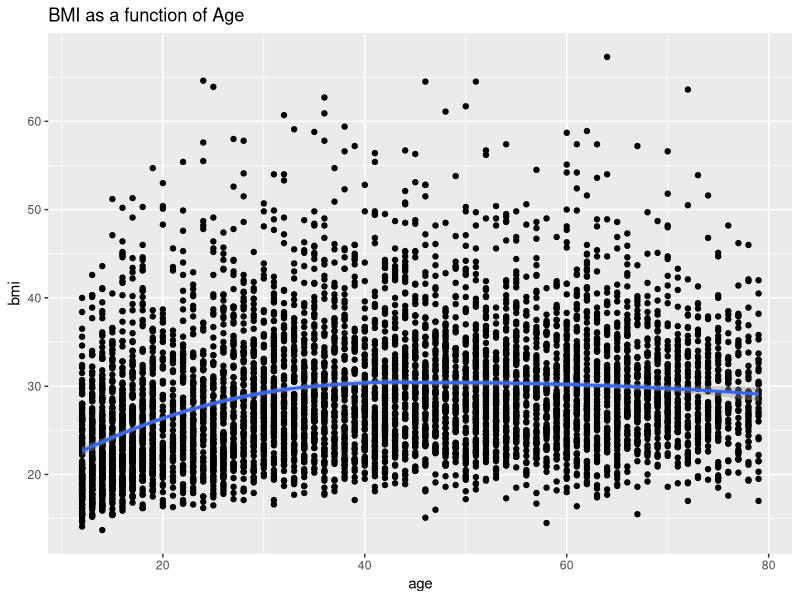
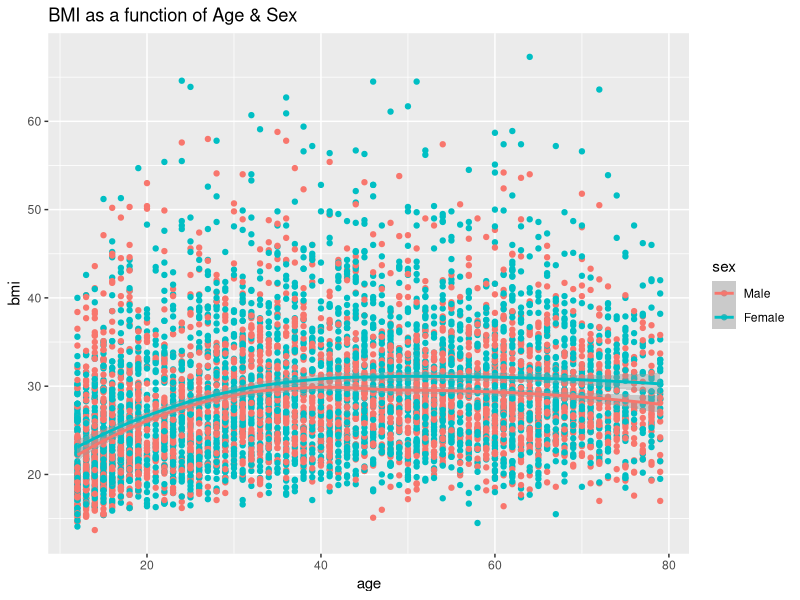
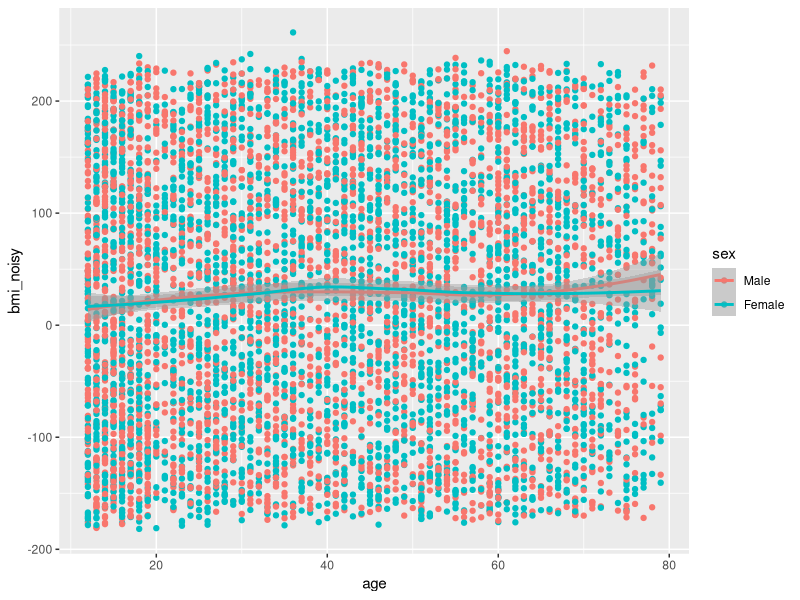
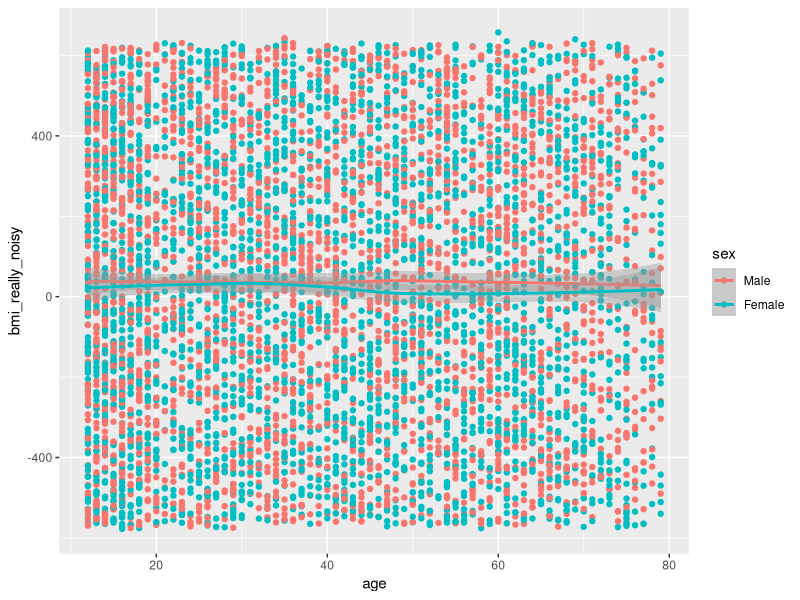

Here is the R script that generated these plots, in order:
## ---- chunk 1

knitr::opts_chunk$set(warning = FALSE, message = FALSE) 
## ---- chunk 2
library(dplyr)
library(knitr)
library(ggplot2)
library(scatterplot3d)
library(tidyr)
## ---- chunk 3
# Change the working directory on your computer
setwd("C:/Users/barboza-salerno.1/Downloads/")

# Read in the data set, note my data is located in the downloads directory
mydata <- read.csv(
  "confounding_ex.csv", 
  stringsAsFactors = F, 
  na.strings = c(7,9,999)
  )

# After reading in the data, rename columns so they are descriptive
colnames(mydata) <- c(
  "SEQN",
  "sex", 
  "age",  
  "hundrocigs", 
  "age_start", 
  "quit_ever", 
  "bmi", 
  "bmi_cat"
  )

# I am transforming the categorical variables into factors that have levels.
# It is good practice to do that as you clean the data
mydata$sex <-as.factor(mydata$sex)
mydata$quit_ever <- as.factor(mydata$quit_ever)
mydata$hundrocigs <- as.factor(mydata$hundrocigs)
mydata$bmi_cat<- as.factor(mydata$bmi_cat)

# I am creating random "noise"
mydata$bmi_noisy <- jitter(mydata$bmi, factor=10000)
mydata$bmi_really_noisy <- jitter(mydata$bmi, factor=30000) 

# The tidyverse allows me to wrangle (i.e., clean) the data in one line of code!
mydata <- mydata %>%
    mutate(age_cat = cut(age, seq(0,80,20)))%>%
    mutate(
        sex = recode_factor(sex, "1"="Male", "2"="Female"),
      ) %>%
  select(sex, bmi, bmi_noisy, bmi_really_noisy, age) %>%
  filter(age < 80) %>% tidyr::drop_na() 

## ---- chunk 4
# Scatter plot with regression line
ggplot(mydata, aes(x = age, y = bmi)) + 
  geom_point()+
  geom_smooth(method = "loess") + 
  ggtitle("BMI as a function of Age")
## ---- chunk 5
ggplot(mydata, aes(x = age, y = bmi, color=sex)) + 
  geom_point() +
  geom_smooth(method = "loess") + 
  ggtitle("BMI as a function of Age & Sex")
## ---- chunk 6
ggplot(mydata, aes(x = age, y = bmi_noisy, color=sex)) + geom_point()+
  geom_smooth(method = "loess") 
## ---- chunk 7
ggplot(mydata, aes(x = age, y = bmi_really_noisy, color=sex)) + geom_point()+
  geom_smooth(method = "loess") 
